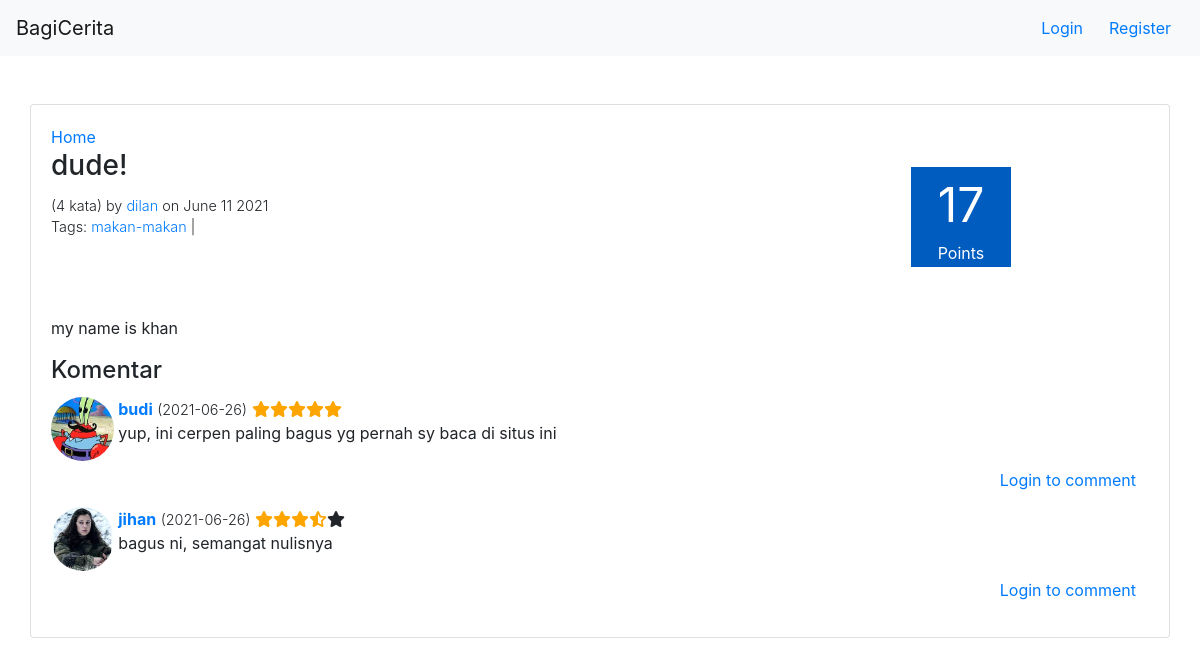
The page /stories/45 on the database as committed earlier.
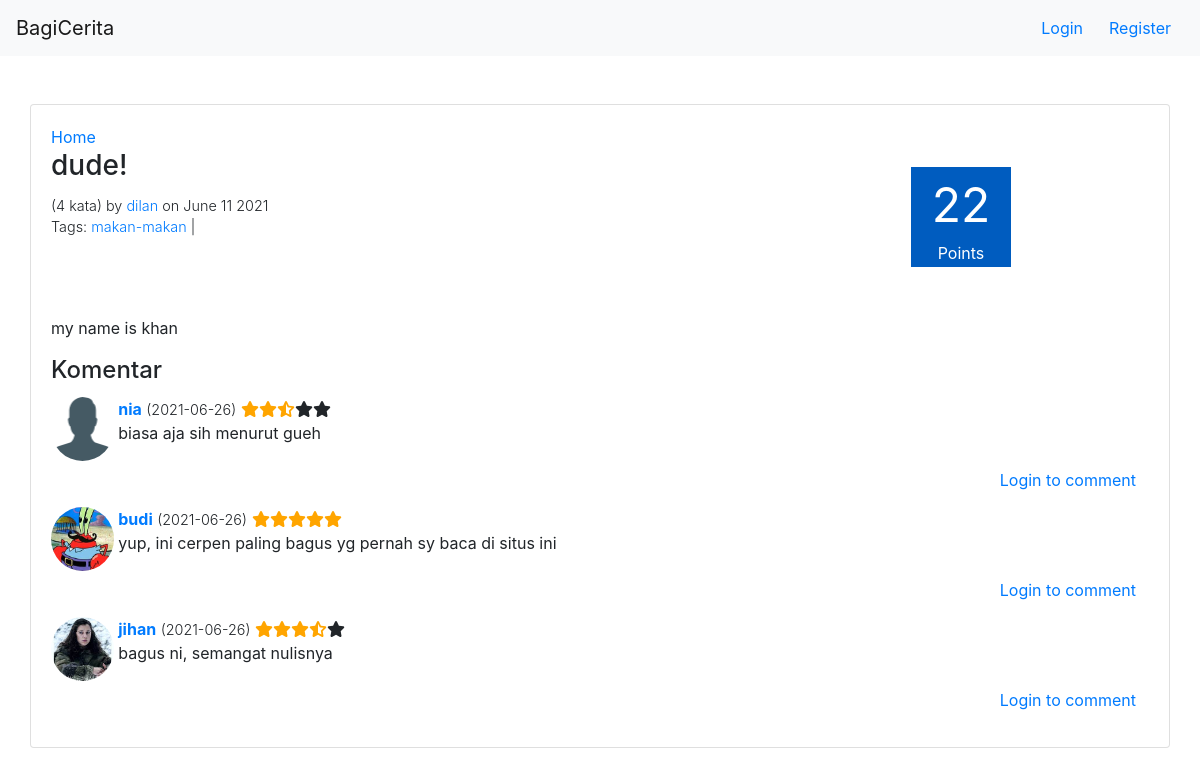
The same page on the database as committed later.
### story/models.py (models this page shows, shortened)
class Tag(models.Model):
    name = models.CharField(max_length=120,blank=True)
    stories = models.ManyToManyField(Story)

class Story(models.Model):
    title = models.CharField(max_length=120,blank=True)
    date_posted = models.DateTimeField(null=True, blank=True)
    content = RichTextField(blank=True,null=True)
    user = models.ForeignKey(User, on_delete=models.CASCADE,default=None)
    words_count = models.IntegerField(default=0)
    class Meta:
        ordering = ["-date_posted"]

class Comment(models.Model):
    content = models.TextField(blank=True,null=True)
    user = models.ForeignKey(User, on_delete=models.CASCADE,default=None)
    story = models.ForeignKey(Story, on_delete=models.CASCADE,default=None)
    replied_comment_id = models.IntegerField(default=0)
    rating = models.IntegerField(default=1)
    read_status = models.BooleanField(default=False)
    date_posted = models.DateTimeField(null=True, blank=True)
    class Meta:
        ordering = ["-date_posted"]

### user/models.py (models this page shows, shortened)
class Profile(models.Model):
    user = models.OneToOneField(User, on_delete=models.CASCADE)
    nama_lengkap = models.CharField(max_length=30, blank=True)
    tanggal_lahir = models.DateField(null=True, blank=True)
    kota = models.CharField(max_length=30, blank=True)
    tentang_saya = models.TextField(blank=True)
    profile_picture = models.ImageField(upload_to='profile_picture',blank=True)
    points = models.IntegerField(default=20)
    Laki = 'L'
    Perempuan = 'P'
    GENDER_CHOICES = [
        (Laki, 'Laki-laki'),
        (Perempuan, 'Perempuan'),
    ]
    gender = models.CharField(max_length=30,blank=True, choices=GENDER_CHOICES)

### story/views.py (the view, shortened to what this page needs)
# urls.py: path('<int:story_id>',story_view,name="story"),
def story_view(request,story_id):
    story = Story.objects.get(id=story_id)
    context={
        "id":story_id,
        "story":get_story(story),
        "comments":get_comments(story_id),
        "have_commented":"False"
    }
    for comment in context['comments']:
        if(comment.user.id == request.user.id):
            context['have_commented']="True"
    return render(request,"story/story.html",context)

### bagicerita/context_processor.py (called while the page is built)
def get_auth_form(request):
    registerForm = UserCreationForm()
    return{
        'register_form':registerForm
    }

def check_if_logged_in(request):
    if request.user.is_authenticated:
        return{
            'logged_in':True,
            'username':request.user.username
        }
    else:
        return {
            'logged_in':False
        }

### bagicerita/helpers.py (called while the page is built)
def get_story(story):
    story.tags = story.tag_set.all()
    story.date_posted = story.date_posted.strftime("%B %d %Y")
    story = calculate_story_rating(story)
    return story

def get_comments(story_id):
    story_comments = Story.objects.get(id=story_id).comment_set.filter(replied_comment_id=0)
    return iterate_through_comments_and_get_replies(story_comments)

def get_replies(comment_id):
    comment_replies = Comment.objects.filter(replied_comment_id=comment_id)
    return iterate_through_comments_and_get_replies(comment_replies)

def iterate_through_comments_and_get_replies(comments):
    for comment in comments:
        comment.replies = get_replies(comment.id)
    return comments

### story/templatetags/story_tags.py (called while the page is built)
@register.inclusion_tag('story/comment.html')
def comment_tag(comment,request):
    return {'comment' : comment,'request':request}

### templates/story/story.html (shortened to what this page needs)
{% extends 'base.html' %}
{% load story_tags %}
{% block content %}
    {% include 'navbar.html' %}
    <div class="container">
        <div class="row mt-5">
            <div class="card" style="width: 100%">
                <div class="card-body">
                    <a href="/stories">Home</a>
                    <div class="story">
                        <div class="story-info-container">
                            <div class="story-info mb-5">
                                <h3 class="card-title">{{story.title}}</h3>
                                <span class="text-story-info font-weight-light">({{story.words_count}} kata) by <a href="/user/{{story.user.username}}/profile">{{story.user.username}}</a> on {{story.date_posted}}</span>
                                <span class="text-story-info tags font-weight-light">Tags:
                                    {% for tag in  story.tags%}
                                        <a href="/stories?tag={{tag.name}}">{{tag.name}}</a> |
                                    {% endfor %}
                                </span>
                            </div>
                            <div class="score-box story-page mr-2">
                                <div class="points-number text-center mb-0">{{story.rating}}</div>
                                <div class="points-text text-center">Points</div>
                            </div>
                        </div>
                        <div class="story-content">
                            {{story.content | safe}}
                        </div>
                    </div>
                    <div class="comments">
                        <h4 class="card-title">Komentar</h4>
                        {% for comment in comments %}
                            {% comment_tag comment request%}
                        {% endfor %}
                    </div>
                </div>
            </div>
        </div>
    </div>
{% endblock %}

### templates/story/comment.html (shortened to what this page needs)
{% load story_tags %}
<div style="display:flex">
    <div {% if comment.user.profile.profile_picture %} style="background-image: url('/media/{{ comment.user.profile.profile_picture }}')" {% endif %} class="profile-img img-comment mr-1"></div>
    <div class="comment mb-2">
        <h6 class="user font-weight-bold"><a href="/user/{{comment.user.username}}/profile">{{comment.user.username}}</a></h6>
        <span class="date font-weight-light">({{comment.date_posted |date:'Y-m-d'}})</span>
        {% if comment.replied_comment_id == 0 %}
            <span class="rating">
                {{ comment.rating | render_rating }}
            </span>
        {% endif %}
        <p class="content">{{comment.content}}</p>
        <div class="login-to-comment">
            {% if request.user.is_authenticated %}
                <button onclick="showReplyBox(this)" type="button" data-target="reply-box-{{comment.id}}" class="btn btn-link">Reply</button>
                <form method="POST" class="reply-box" id="reply-box-{{comment.id}}">
                    {% csrf_token %}
                    <div class="form-group no-gutters">
                        <textarea required class="form-control" name="content" id="exampleFormControlTextarea1" rows="3"></textarea>
                    </div>
                    <div class="container-button-submit">
                        <button type="submit" class="btn btn-primary">Submit</button>
                    </div>
                    <input type="hidden" name="replied_comment_id" value="{{comment.id}}">
                </form>
            {%else %}
                <button type="button" data-bs-toggle="modal" data-bs-target="#loginModal" class="btn btn-link">Login to comment</button>
            {% endif %}
        </div>
    </div>
</div>

Rows that differ between the two databases and show on the page:
computed for Story "dude!": rating "17" → "22"
added Comment: user.username "nia", date_posted "2021-06-26", rating 5 (drawn), content "biasa aja sih menurut gueh"
